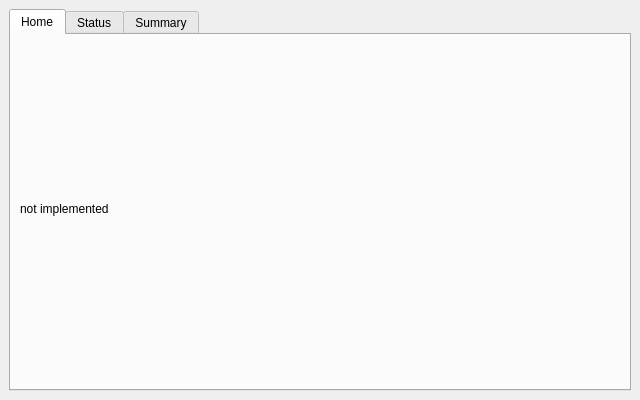
<?xml version="1.0" encoding="UTF-8"?>
<ui version="4.0">
 <class>MainWindow</class>
 <widget class="QMainWindow" name="MainWindow">
  <property name="geometry">
   <rect>
    <x>0</x>
    <y>0</y>
    <width>640</width>
    <height>400</height>
   </rect>
  </property>
  <property name="windowTitle">
   <string>test-app</string>
  </property>
  <widget class="QWidget" name="centralwidget">
   <layout class="QVBoxLayout" name="verticalLayout">
    <item>
     <widget class="QTabWidget" name="tabWidget">
      <property name="currentIndex">
       <number>0</number>
      </property>
      <widget class="QWidget" name="homeTab">
       <attribute name="title">
        <string>Home</string>
       </attribute>
       <layout class="QVBoxLayout" name="homeLayout">
        <item>
         <widget class="QLabel" name="homeLabel">
          <property name="text">
           <string>not implemented</string>
          </property>
         </widget>
        </item>
        <item>
         <spacer name="homeSpacer">
          <property name="orientation">
           <enum>Qt::Vertical</enum>
          </property>
         </spacer>
        </item>
       </layout>
      </widget>
      <widget class="QWidget" name="statusTab">
       <attribute name="title">
        <string>Status</string>
       </attribute>
       <layout class="QVBoxLayout" name="statusLayout">
        <item>
         <widget class="QLabel" name="statusLabel">
          <property name="text">
           <string>not implemented</string>
          </property>
         </widget>
        </item>
        <item>
         <spacer name="statusSpacer">
          <property name="orientation">
           <enum>Qt::Vertical</enum>
          </property>
         </spacer>
        </item>
       </layout>
      </widget>
      <widget class="QWidget" name="summaryTab">
       <attribute name="title">
        <string>Summary</string>
       </attribute>
       <layout class="QVBoxLayout" name="summaryLayout">
        <item>
         <widget class="QLabel" name="groupLabel">
          <property name="text">
           <string>not implemented</string>
          </property>
         </widget>
        </item>
        <item>
         <widget class="QLabel" name="totalLabel">
          <property name="text">
           <string>not implemented</string>
          </property>
         </widget>
        </item>
        <item>
         <widget class="QLabel" name="skippedLabel">
          <property name="text">
           <string>not implemented</string>
          </property>
         </widget>
        </item>
        <item>
         <spacer name="summarySpacer">
          <property name="orientation">
           <enum>Qt::Vertical</enum>
          </property>
         </spacer>
        </item>
       </layout>
      </widget>
     </widget>
    </item>
   </layout>
  </widget>
 </widget>
 <resources/>
 <connections/>
</ui>
